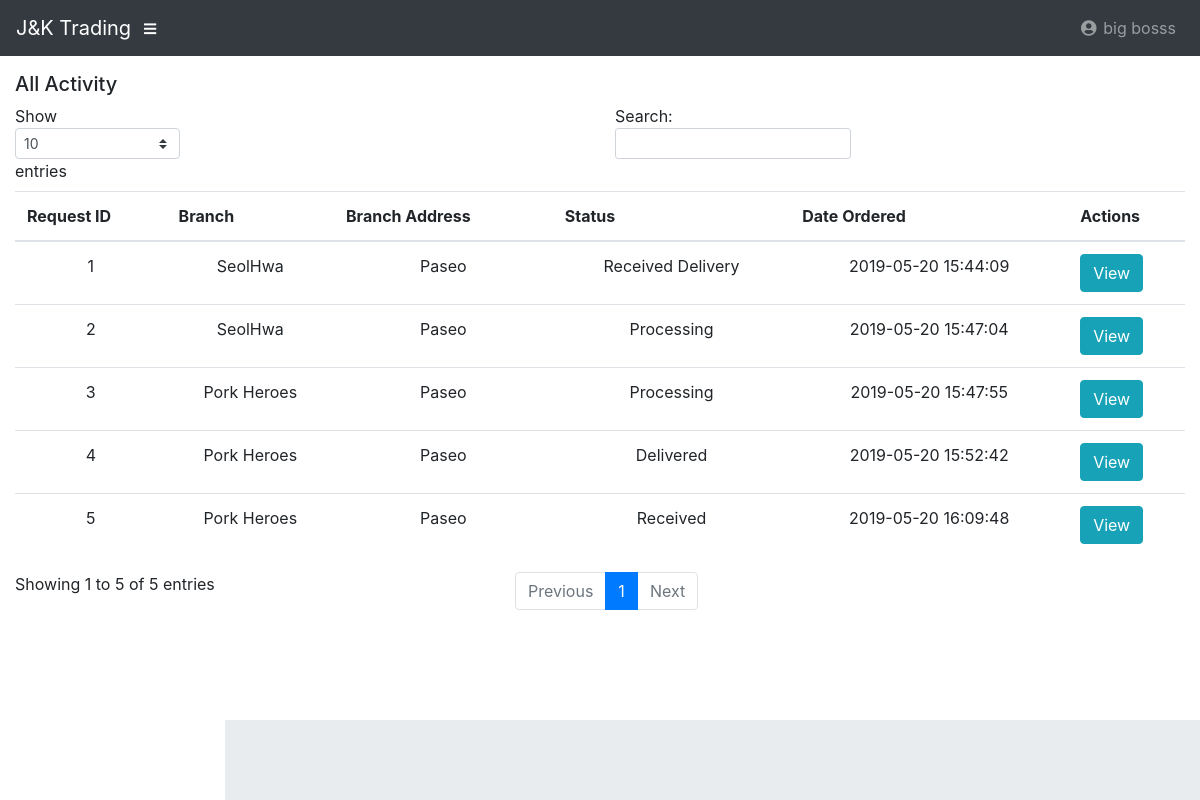
The page /JKTrading/orderhistory.php (signed in) on the database its author committed.
### tables this page shows
CREATE TABLE IF NOT EXISTS `order_request` (
  `request_id` int(11) NOT NULL AUTO_INCREMENT,
  `request_status` varchar(50) NOT NULL,
  `request_orderedby` varchar(50) NOT NULL COMMENT 'comes from branch id of user',
  `dateOrdered` datetime NOT NULL,
  PRIMARY KEY (`request_id`)
);

CREATE TABLE IF NOT EXISTS `resto_branch` (
  `branch_id` varchar(50) NOT NULL,
  `branch_name` varchar(50) NOT NULL,
  `branch_address` text NOT NULL,
  `branch_description` text NOT NULL,
  PRIMARY KEY (`branch_id`)
);

### JKTrading/orderhistory.php (the view, shortened to what this page needs)
<?php
	include_once("common-db.php");
  $sname = $_SESSION['name'];
?>
<!doctype html>
<html lang="en">
<head>
	<?php
  include_once("common-head.php");
  ?>
</head>
<body id="page-top">
<nav class="navbar navbar-expand navbar-dark bg-dark static-top">
    <a class="navbar-brand mr-1" href="index.php">J&K Trading</a>
    <button class="btn btn-link btn-sm text-white order-1 order-sm-0" id="sidebarToggle" href="#">
      <i class="fas fa-bars"></i>
    </button>
    <ul class="navbar-nav ml-auto ml-md-0">
      <li class="nav-item dropdown no-arrow">
        <a class="nav-link dropdown-toggle" id="userDropdown" href="#" role="button" data-toggle="dropdown" aria-haspopup="true" aria-expanded="false">
          <i class="fas fa-user-circle fa-fw"></i> <?php echo $sname ?>
        </a>
      </li>
    </ul>
</nav>
<div id="wrapper">
    <div id="content-wrapper">
      <div class="container-fluid">
      	<h5>All Activity</h5>
	      <?php
            $sql = "SELECT a.*, b.* FROM order_request as a INNER JOIN resto_branch as b ON a.request_orderedby=b.branch_id ORDER BY request_id LIMIT 10";
            $result = $conn->query($sql);
            if ($result->num_rows > 0) {
          ?>
            <table id="all_request_table" class="table">
              <thead>
              <tr>
                <th>Request ID</th>
                <th>Branch</th>
                <th>Branch Address</th>
                <th>Status</th>
                <th>Date Ordered</th>
                <th>Actions</th>
              </tr>
            </thead>
            <tbody>
          <?php
            while($row = $result->fetch_assoc()) {
          ?>
              <tr >
                <td align ="center"><?php echo $row["request_id"] ?></td>
                <td align ="center"><?php echo $row["branch_name"] ?></td>
                <td align ="center"><?php echo $row["branch_address"] ?></td>
                <td align ="center"><?php echo $row["request_status"] ?></td>
                <td align ="center"><?php echo $row["dateOrdered"] ?></td>
                <td><button type="button" onclick="showRequestAll(<?php echo $row["request_id"] ?>)" data-toggle="modal" data-target="#AllOrderModal" name="" class="btn btn-info">View</button></td>
              </tr>
          <?php
                }
                echo "</tbody>";
                echo "</table>";
          }
         ?>
      </div>
</div>
<?php
      include_once("common-footer.php");
      ?>
</body>
</html>

### rows shown on the page
order_request: request_id "1", resto_branch.branch_name "SeolHwa", resto_branch.branch_address "Paseo", request_status "Received Delivery", dateOrdered "2019-05-20 15:44:09"
order_request: request_id "2", resto_branch.branch_name "SeolHwa", resto_branch.branch_address "Paseo", request_status "Processing", dateOrdered "2019-05-20 15:47:04"
order_request: request_id "3", resto_branch.branch_name "Pork Heroes", resto_branch.branch_address "Paseo", request_status "Processing", dateOrdered "2019-05-20 15:47:55"
order_request: request_id "4", resto_branch.branch_name "Pork Heroes", resto_branch.branch_address "Paseo", request_status "Delivered", dateOrdered "2019-05-20 15:52:42"
order_request: request_id "5", resto_branch.branch_name "Pork Heroes", resto_branch.branch_address "Paseo", request_status "Received", dateOrdered "2019-05-20 16:09:48"

### other values the page prints
$sname "big bosss"
